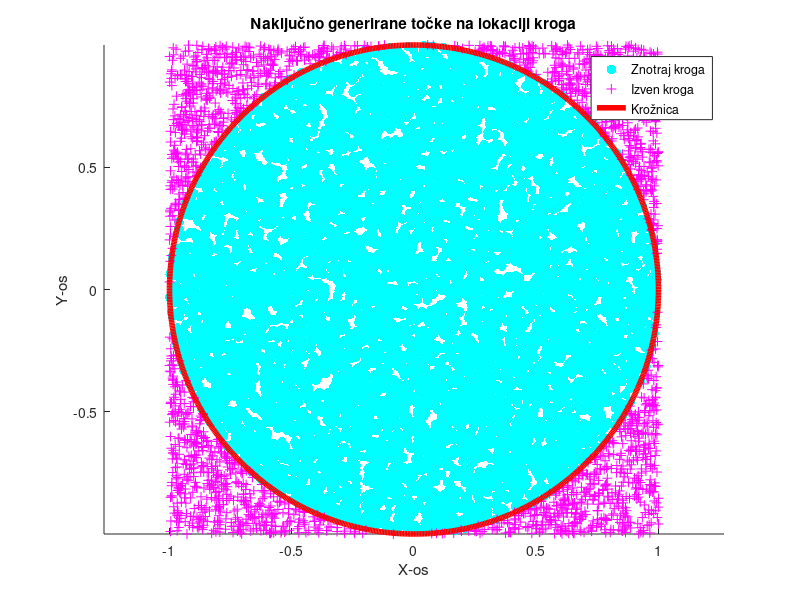

Recreate this plot in MATLAB.
function narisi_krog_in_tocke()
    stevilo_tock = 10000;  
    polmer = 1;
    
    x = 2 * rand(stevilo_tock, 1) - 1;
    y = 2 * rand(stevilo_tock, 1) - 1;
    razdalja = sqrt(x.^2 + y.^2);
    
    tocke_notri = razdalja <= polmer;
    tocke_ven = razdalja > polmer;
    
    scatter(x(tocke_notri), y(tocke_notri), 50, 'c', 'filled');
    hold on;
    scatter(x(tocke_ven), y(tocke_ven), 50, 'm', '+');
    
    narisi_krog(polmer);
    axis equal;
    
    title('Naključno generirane točke na lokaciji kroga');
    xlabel('X-os');
    ylabel('Y-os');
    legend('Znotraj kroga', 'Izven kroga', 'Krožnica');
end

function narisi_krog(polmer)
    kot = linspace(0, 2*pi, 1000);
    x = polmer * cos(kot);
    y = polmer * sin(kot);
    
    plot(x, y, 'r', 'LineWidth', 4);
end
